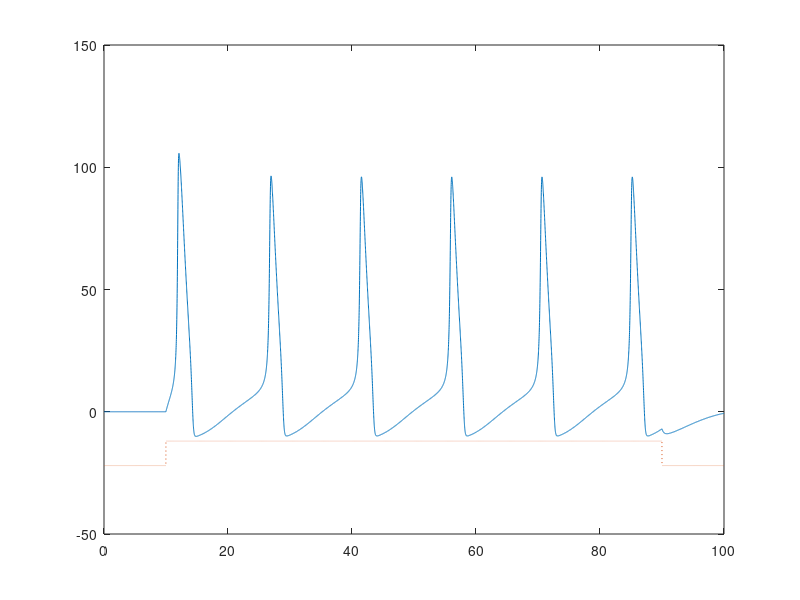

The MATLAB script that drew this image:
function HHsimplest()
% Simulates the Hodgkin-Huxley neuron for 100 millseconds. Stimulates the
% neuron with input to induce spikes and plots the membrane potential.

% initialization and constants

% HH 1952 PAPER PARAMS!!!! (give a resting potential of 0mV)
g_K = 36;
g_Na = 120;
g_leak = 0.3;
C_m = 1;
V_K = 12;        % in HH 1952 table 3 this is -12...???
V_Na = -115;     
V_leak = -10.6;  % in HH 1952 table 3 this is not specified...

sim_time = 100;          % total simulation time in milliseconds
t_step = 0.01;           % timestep in milliseconds
N = 1 + sim_time/t_step; % total number of timesteps

V = zeros(1,N);
n = zeros(1,N);
m = zeros(1,N);
h = zeros(1,N);

V_rest = 0;
V(1) = V_rest;
n(1) = alpha_n(V_rest)/(alpha_n(V_rest)+beta_n(V_rest));
m(1) = alpha_m(V_rest)/(alpha_m(V_rest)+beta_m(V_rest));
h(1) = alpha_h(V_rest)/(alpha_h(V_rest)+beta_h(V_rest));

time = 0:t_step:sim_time;   % time array

% set input current from 10 to 90 milliseconds
Iext = zeros(1,N);
Iext(round(10/t_step):round(90/t_step)) = -10;

% the simulation
tic;
for i = 2:N
    
    I_K = g_K*n(i-1)^4*(V(i-1)-V_K);
    I_Na = g_Na*m(i-1)^3*h(i-1)*(V(i-1)-V_Na);
    I_leak = g_leak*(V(i-1)-V_leak);
    
    deriv = (Iext(i) - (I_K + I_Na + I_leak))/C_m;
    V(i) = V(i-1) + deriv*t_step;
    
    m_deriv = alpha_m(V(i))*(1-m(i-1)) - beta_m(V(i))*m(i-1);
    m(i) = m(i-1) + m_deriv*t_step;
    n_deriv = alpha_n(V(i))*(1-n(i-1)) - beta_n(V(i))*n(i-1);
    n(i) = n(i-1) + n_deriv*t_step;
    h_deriv = alpha_h(V(i))*(1-h(i-1)) - beta_h(V(i))*h(i-1);
    h(i) = h(i-1) + h_deriv*t_step;

end
toc;

plot(time,-V)
hold on
plot(time,-Iext-22,':')
hold off

end

function result = alpha_n(V)
    result = 0.01*(V+10)/(exp((V+10)/10)-1);
end

function result = beta_n(V)
    result = 0.125*exp(V/80);
end

function result = alpha_m(V)
    result = 0.1*(V+25)/(exp((V+25)/10)-1);
end

function result = beta_m(V)
    result = 4*exp(V/18);
end

function result = alpha_h(V)
    result = 0.07*exp(V/20);
end

function result = beta_h(V)
    result = 1/(exp((V+30)/10)+1);
end
